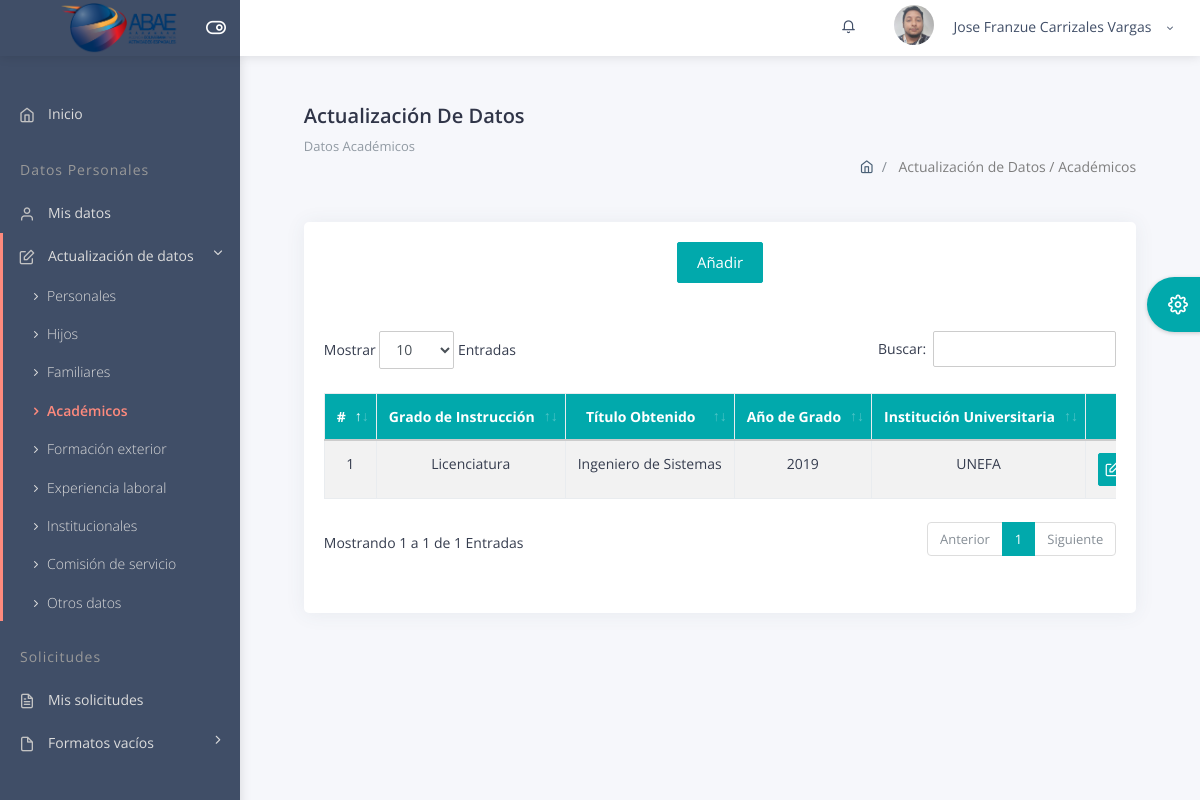
Screenshot of /home/form-edit-data.php?page=datos-academicos (signed in) with the database file from the repository.
### tables this page shows
CREATE TABLE `datos_personales` (
  `id_datos_personales` int(11) NOT NULL,
  `id_usuario` int(11) DEFAULT NULL,
  `id_municipio` int(11) DEFAULT NULL,
  `fecha_registro` date DEFAULT current_timestamp(),
  `domicilio` varchar(100) NOT NULL,
  `lugar_nacimiento` varchar(100) NOT NULL,
  `fecha_nacimiento` date DEFAULT NULL,
  `sexo` varchar(20) NOT NULL,
  `estado_civil` varchar(50) NOT NULL,
  `talla_camisa` varchar(10) NOT NULL,
  `talla_pantalon` varchar(10) NOT NULL,
  `talla_calzado` varchar(10) NOT NULL,
  `estatura` varchar(10) NOT NULL,
  `peso` varchar(10) NOT NULL,
  `perfil_dominante` varchar(50) NOT NULL,
  `telefono_movil` varchar(20) NOT NULL,
  `telefono_habitacion` varchar(20) NOT NULL DEFAULT 'N/A',
  `rif` varchar(20) NOT NULL,
  `contacto_emergencia` varchar(50) NOT NULL,
  `telefono_emergencia` varchar(50) NOT NULL,
  `alergias` varchar(200) NOT NULL DEFAULT 'Ninguna',
  `tipo_sangre` varchar(20) NOT NULL,
  `padece_enfermedad_cronica` varchar(50) DEFAULT 'N/A',
  `esta_embarazada` varchar(10) NOT NULL,
  `meses_gestacion` varchar(10) DEFAULT 'N/A',
  `firma` varchar(500) DEFAULT NULL,
  `estatus` varchar(10) DEFAULT 'Inactivo',
  `foto` varchar(100) NOT NULL DEFAULT 'default_image.jpg',
  `cantidad_hijos` int(10) NOT NULL DEFAULT 0,
  `enfermedad_cronica` varchar(200) NOT NULL DEFAULT 'N/A',
  `nombre_conyugue` varchar(200) NOT NULL DEFAULT 'N/A',
  `parroquia` int(10) DEFAULT 0
);

CREATE TABLE `usuario` (
  `id_usuario` int(11) NOT NULL,
  `nombres` varchar(50) NOT NULL,
  `apellidos` varchar(50) NOT NULL,
  `cedula` varchar(20) NOT NULL,
  `cargo` varchar(30) NOT NULL,
  `user` varchar(50) NOT NULL,
  `pass` varchar(50) NOT NULL,
  `tipo_usuario` varchar(50) NOT NULL,
  `estatus` varchar(10) DEFAULT NULL,
  `id_jefe` int(30) NOT NULL,
  `step` int(10) NOT NULL DEFAULT 0,
  `correo` varchar(200) DEFAULT NULL
);

CREATE TABLE `nivel_academico` (
  `id_nivel_academico` int(11) NOT NULL,
  `id_usuario` int(11) DEFAULT NULL,
  `especializacion` varchar(50) NOT NULL,
  `titulo_obtenido` varchar(100) NOT NULL,
  `anio_egreso` varchar(10) NOT NULL,
  `instituto_universitario` varchar(100) NOT NULL,
  `estatus` varchar(10) DEFAULT NULL
);

### views/edit-personal-data/datos-academicos.php (the view, shortened to what the rows shown need)
<?php
    require_once '../database/conexion.php';
    $idUser = $_SESSION["id_usuario"];
    $sql = "SELECT * FROM usuario WHERE id_usuario = '$idUser' LIMIT 1;";
    $query = mysqli_query($conn, $sql);
    $datos_personales = mysqli_fetch_array($query);
    $sql = "SELECT * FROM nivel_academico WHERE id_usuario = '$idUser' AND estatus = 'activo';";
    $query = mysqli_query($conn, $sql);
if($datos_personales['step'] > 3){
?>
<div class="container-fluid">
    <div class="pcoded-inner-content">
        <div class="main-body">
            <div class="page-wrapper">
                <div class="page-body">
                    <div class="row">
                        <div class="col-sm-12">
                            <div class="card">
                                <div class="card-block">
                                    <div class="row">
                                        <div class="col-md-12">
                                            <div id="wizard">
                                                <section>
                                            <?php
                                                if(mysqli_num_rows($query) > 0){
                                            ?>
                                                    <div class="dt-responsive table-responsive mt-5">
                                                        <table id="row-select" class="table table-striped table-bordered nowrap">
                                                            <thead>
                                                                <tr>
                                                                    <th>#</th>
                                                                    <th>Grado de Instrucción</th>
                                                                    <th>Título Obtenido</th>
                                                                    <th>Año de Grado</th>
                                                                    <th>Institución Universitaria</th>
                                                                    <th></th>
                                                                </tr>
                                                            </thead>
                                                            <tbody>
                                            <?php
                                                    $i = 0;
                                                    while($row = mysqli_fetch_array($query)){
                                                        $id_nivel_academico = $row['id_nivel_academico'];
                                                        $especializacion = $row['especializacion'];
                                                        $titulo_obtenido = $row['titulo_obtenido'];
                                                        $anio_egreso = $row['anio_egreso'];
                                                        $instituto_universitario = $row['instituto_universitario'];
                                            ?>
                                                                <tr>
                                                                    <td><?php echo ++$i;?></td>
                                                                    <td><?php echo $especializacion;?></td>
                                                                    <td><?php echo $titulo_obtenido;?></td>
                                                                    <td><?php echo $anio_egreso;?></td>
                                                                    <td><?php echo $instituto_universitario;?></td>
                                                                    <td>
                                                                        <button class="btn btn-primary btn-table" onclick="openModalEdit('<?php echo $id_nivel_academico;?>', '<?php echo $especializacion;?>', '<?php echo $titulo_obtenido;?>', '<?php echo $anio_egreso;?>', '<?php echo $instituto_universitario;?>');">
                                                                            <i class="feather icon-edit"></i>
                                                                        </button>
                                                                    </td>
                                                                </tr>
                                            <?php
                                                }
                                            ?>
                                                            </tbody>
                                                        </table>
                                                    </div>
                                            <?php
                                                }
                                                else{
                                            ?>
                                                <h2 class="text-center mt-4">No hay niveles académicos registrados</h2>
                                            <?php
                                                }
                                            ?>
                                                </section>
                                            </div>
                                        </div>
                                    </div>
                                </div>
                            </div>
                        </div>
                    </div>
                </div>
            </div>
        </div>
    </div>
</div>
<?php
}
?>

### views/homebar.php (shortened to what the rows shown need)
<?php
require_once '../database/conexion.php';
$idUser = $_SESSION["id_usuario"];
$sql = "SELECT * FROM usuario WHERE id_usuario = '$idUser' LIMIT 1";
$data = "SELECT * FROM datos_personales WHERE id_usuario = '$idUser' LIMIT 1;";
$resultado = mysqli_query($conn, $sql);
$resulData = mysqli_query($conn, $data);
$personal_data = mysqli_fetch_assoc($resulData);
$fila = mysqli_fetch_assoc($resultado);
?>
<head>
    <link rel="stylesheet" type="text/css" href="..\files\bower_components\bootstrap\css\bootstrap.min.css">
    <link rel="stylesheet" type="text/css" href="..\files\assets\icon\feather\css\feather.css">
    <link rel="stylesheet" type="text/css" href="..\files\assets\css\component.css">
    <link rel="stylesheet" type="text/css" href="..\files\assets\css\style.css">
    <link rel="stylesheet" type="text/css" href="..\files\assets\css\jquery.mCustomScrollbar.css">
    <link rel="stylesheet" type="text/css" href="..\files\assets\css\new-style.css">
</head>
<body id="homebar-container">
    <div id="pcoded" class="pcoded">
        <div class="pcoded-container navbar-wrapper">
            <nav class="navbar header-navbar pcoded-header">
                <div class="navbar-wrapper">
                    <div class="navbar-container container-fluid">
                        <ul class="nav-right">
                            <li style="height:49px" class="d-flex align-items-center px-0">
                                <div style="width:40px;height:40px;overflow: hidden;border-radius:50%;text-align:center;position: relative;" class="" alt="">
                                    <img src="../assets/empleados-images/<?php if ($personal_data != null) {
                                                                                echo $personal_data['foto'];
                                                                            } else {
                                                                                echo "avatar_default.jpg";
                                                                            } ?>" style="position: absolute;top: 50%;left: 50%;transform: translate(-50%, -50%);min-width: 100%;min-height: 100%; width:40px">
                                </div>
                            </li>
                            <li class="user-profile header-notification" style="padding: 0px;">
                                <div class="dropdown-primary dropdown" style="text-align: center;">
                                    <div class="dropdown-toggle" data-toggle="dropdown" style="text-align:center;">
                                        <span><?php echo $fila['nombres'] . " " . $fila['apellidos'] ?></span>
                                        <i class="feather icon-chevron-down"></i>
                                    </div>
                                </div>
                            </li>
                        </ul>
                    </div>
                </div>
            </nav>
            <div class="pcoded-main-container">
                <div class="pcoded-wrapper">
                    <div class="pcoded-content">
                        <div class="pcoded-inner-content">
                            <div class="main-body" id="main-body-container">
                                <?php
                                include $view;
                                ?>
                            </div>
                        </div>
                    </div>
                </div>
            </div>
        </div>
    </div>
</body>

### rows the page displays
datos_personales: foto (picture)
usuario: nombres "Jose Franzue", apellidos "Carrizales Vargas"
nivel_academico: especializacion "Licenciatura", titulo_obtenido "Ingeniero de Sistemas", anio_egreso "2019", instituto_universitario "UNEFA"
